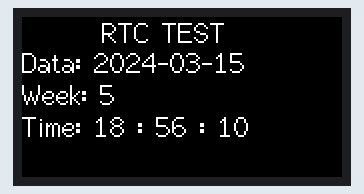
This sketch was run on a simulated ESP32. Shown: 160×80 colour display. The local clock reads 2024-03-15 10:24:30 at power-on unless the sketch sets it.

Above: at 0.2 s.
At 4.3 s:
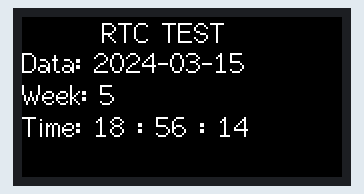
At 9.4 s:
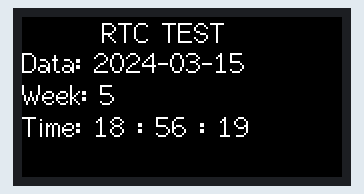
At 19.5 s:
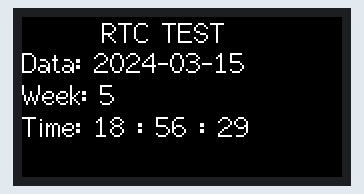
At 29.2 s:
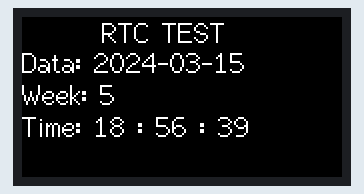
At 38.3 s:
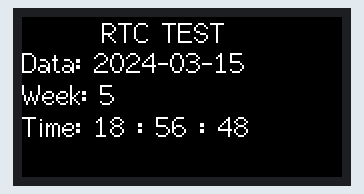

The sketch:

RTC.ino
```cpp
#include <M5StickC.h>

RTC_TimeTypeDef RTC_TimeStruct;
RTC_DateTypeDef RTC_DateStruct;

void setup() {
  // put your setup code here, to run once:
  M5.begin();
  M5.Lcd.setRotation(3);
  M5.Lcd.fillScreen(BLACK);

  M5.Lcd.setTextSize(1);
  M5.Lcd.setCursor(40, 0, 2);
  M5.Lcd.println("RTC TEST");
  RTC_TimeTypeDef TimeStruct;
  TimeStruct.Hours   = 18;
  TimeStruct.Minutes = 56;
  TimeStruct.Seconds = 10;
  M5.Rtc.SetTime(&TimeStruct);
  RTC_DateTypeDef DateStruct;
  DateStruct.WeekDay = 3;
  DateStruct.Month = 3;
  DateStruct.Date = 22;
  DateStruct.Year = 2019;
  M5.Rtc.SetData(&DateStruct);
}

void loop() {
  // put your main code here, to run repeatedly:
  M5.Rtc.GetTime(&RTC_TimeStruct);
  M5.Rtc.GetData(&RTC_DateStruct);
  M5.Lcd.setCursor(0, 15);
  M5.Lcd.printf("Data: %04d-%02d-%02d\n",RTC_DateStruct.Year, RTC_DateStruct.Month,RTC_DateStruct.Date);
  M5.Lcd.printf("Week: %d\n",RTC_DateStruct.WeekDay);
  M5.Lcd.printf("Time: %02d : %02d : %02d\n",RTC_TimeStruct.Hours, RTC_TimeStruct.Minutes, RTC_TimeStruct.Seconds);
  delay(500);
}
```

Measured:
- what the display in image 1 shows lasts 1.1 s, from 4.2 s to 5.3 s
